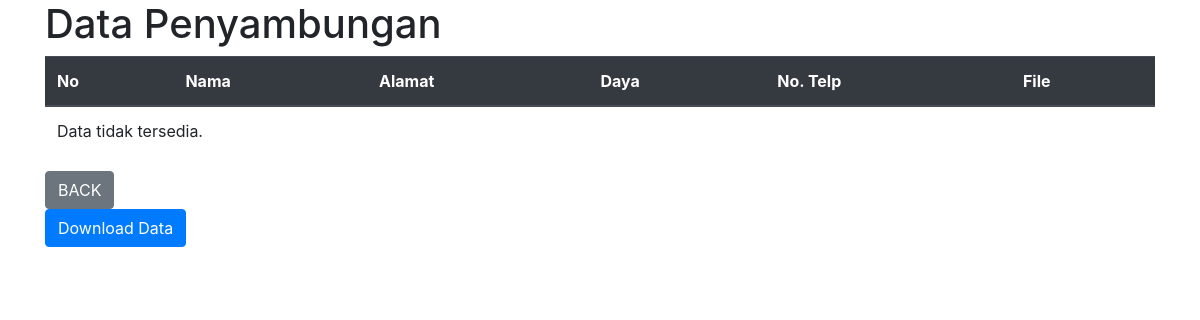
/sambung.php, run on an earlier commit of the app's database.
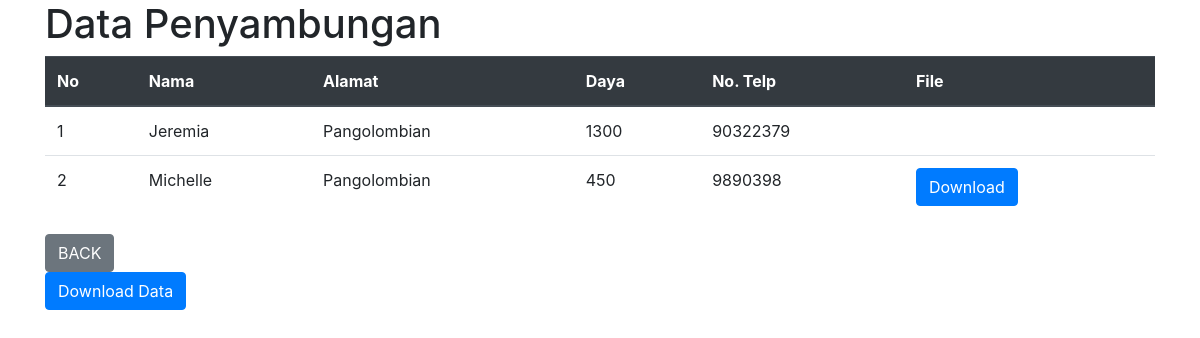
And on a later commit of the database.
### tables this page shows
CREATE TABLE `tb_4` (
  `id` int(11) NOT NULL,
  `nama` varchar(255) NOT NULL,
  `alamat` text NOT NULL,
  `daya` int(15) NOT NULL,
  `no_telp` int(15) NOT NULL,
  `teknis` tinyint(1) NOT NULL,
  `p2tl` tinyint(1) NOT NULL,
  `tunggakan` tinyint(1) NOT NULL,
  `file_path` varchar(255) NOT NULL
);

### sambung.php (the view, shortened to what this page needs)
<?php
require 'dbcon.php';
$query = "SELECT * FROM tb_4";
?>
<!DOCTYPE html>
<html>
<head>
    <link rel="stylesheet" href="https://stackpath.bootstrapcdn.com/bootstrap/4.5.0/css/bootstrap.min.css">
</head>
<body>
    <div class="container">
        <h1>Data Penyambungan</h1>
        <div class="wrp">
            <table class="table">
                <thead class="thead-dark">
                    <tr>
                        <th>No</th>
                        <th>Nama</th>
                        <th>Alamat</th>
                        <th>Daya</th>
                        <th>No. Telp</th>
                        <th>File</th>
                    </tr>
                </thead>
                <tbody>
                    <?php
                    $result = mysqli_query($conn, $query);
                    if (mysqli_num_rows($result) > 0) {
                        $no = 1;
                        while ($row = mysqli_fetch_assoc($result)) {
                            ?>
                            <tr>
                                <td><?= $no++; ?></td>
                                <td><?= $row['nama']; ?></td>
                                <td><?= $row['alamat']; ?></td>
                                <td><?= $row['daya']; ?></td>
                                <td><?= $row['no_telp']; ?></td>
                                <td>
                                    <?php if (!empty($row['file_path']) && pathinfo($row['file_path'], PATHINFO_EXTENSION) != 'pdf') { ?>
                                        <a href="<?= $row['file_path']; ?>" class="btn btn-primary" download>Download</a>
                                    <?php } ?>
                                </td>
                            </tr>
                            <?php
                        }
                    } else {
                        ?>
                        <tr>
                            <td colspan="6">Data tidak tersedia.</td>
                        </tr>
                        <?php
                    }
                    ?>
                </tbody>
            </table>
            <div class="show">
                <button onclick="location.href='index.php'" class="btn btn-secondary">BACK</button>
            </div>
            <form method="post">
                <button type="submit" name="download" class="btn btn-primary">Download Data</button>
            </form>
        </div>
    </div>
</body>
</html>

What changed in the data, as far as the page shows it:
added tb_4: nama "Jeremia", alamat "Pangolombian", daya "1300", no_telp "90322379"
added tb_4: nama "Michelle", alamat "Pangolombian", daya "450", no_telp "9890398"
Also different on the page:
text no longer shown: "Data tidak tersedia."
